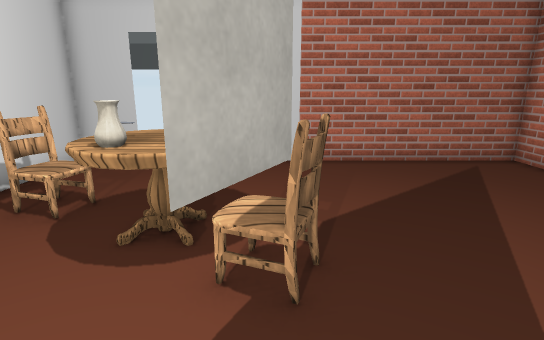
View 1 (above)

13 first-person views from a walk through a 3-D level made in the Unity game engine. The camera is 1.3 m above the floor, tilts 14° down and sees 80° across. The floor is counted in squares, 0.5 m on a side. Each view is taken from the middle of a square. On the plan, view 1 faces up. The plan holds only what a view shows up to about 20 squares ahead; the rest is blank. The place goes on beyond the plan. The player character is not drawn. Some surface patterns are stand-ins.

View 2
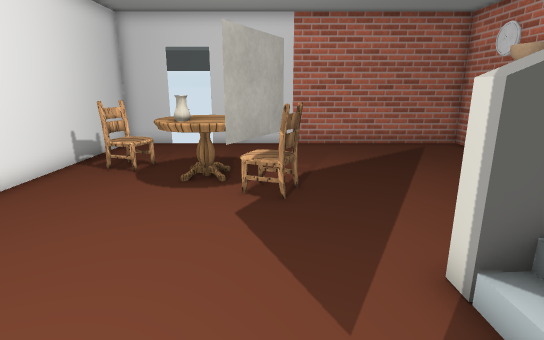

View 3
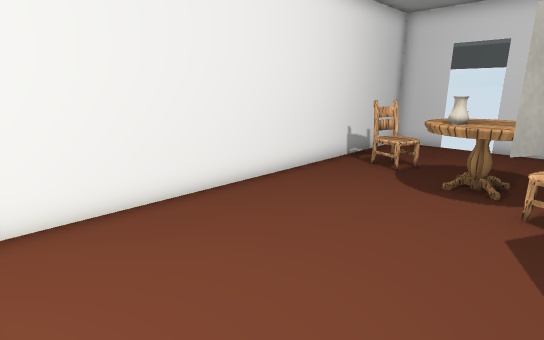

View 4
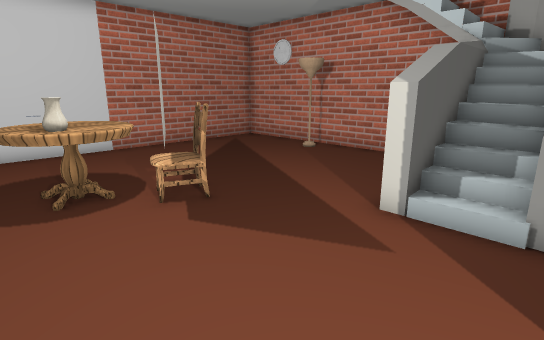

View 5
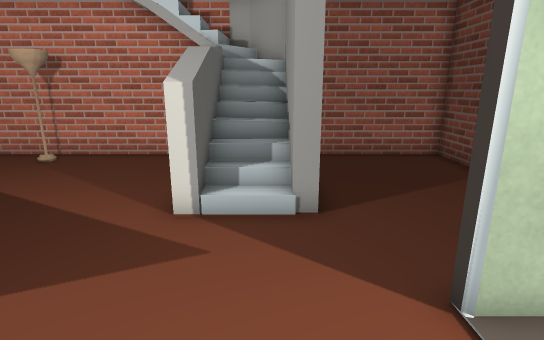

View 6
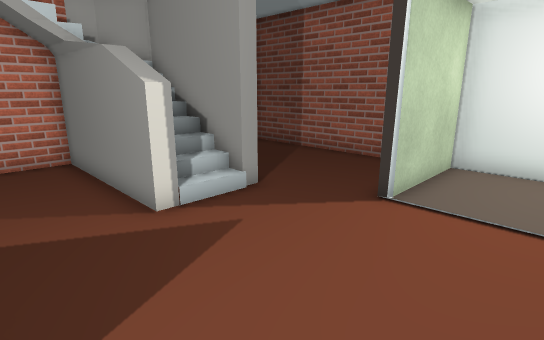

View 7
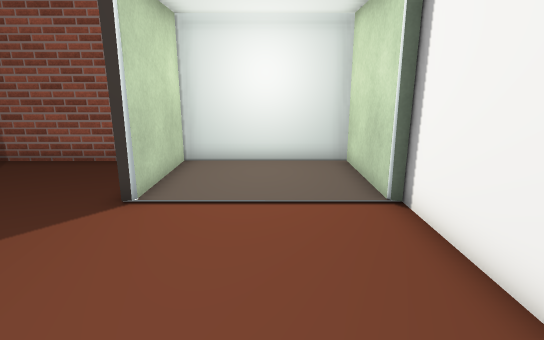

View 8
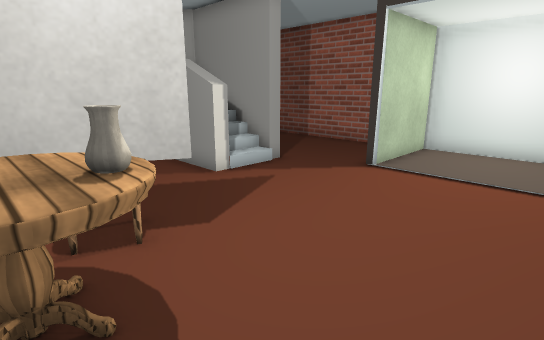

View 9
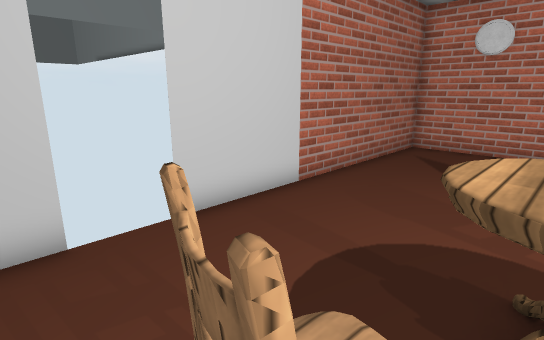

View 10
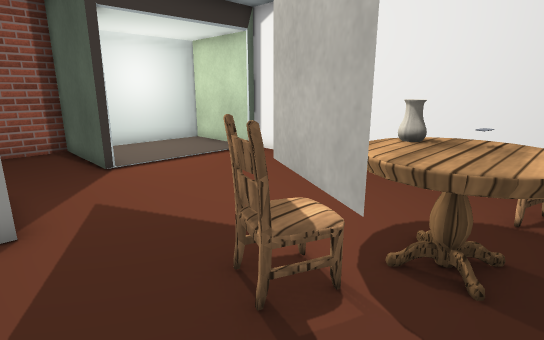

View 11
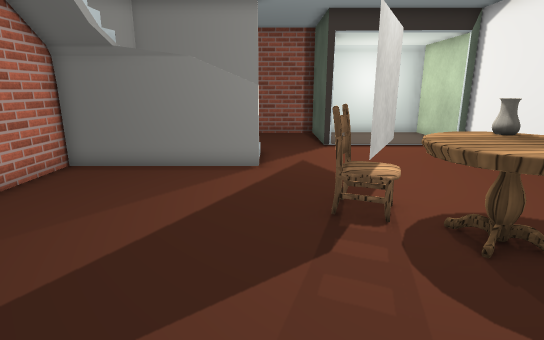

View 12
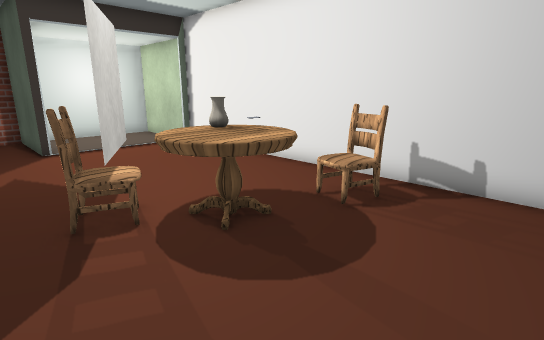

View 13
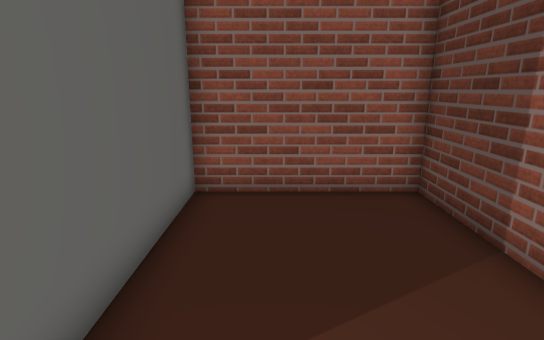

### Floor plan
Key: @ floor where view 1 was taken; # wall or solid block; x gap in a wall; . main floor; : floor 0.25 m higher than the main floor; = window, fence, low wall or low ledge; v drop or lower ground; C chair; T table; A vase; L lamp; O other object.
Columns run from 7 left of view 1 to 9 right of it. Each row starts with its distance up from view 1.
 12 v#xvv###########v
 11 #...............#
 10 #...............#
  9 #...............#
  8 #...............#
  7 v.C.TTT........Lv
  6 #...OTT........Lv
  5 #...AATO........#
  4 #....T.CC.......#
  3 #...............#
  2 #...............#
  1 #...............#
  0 #......@..#######
 -1 #.........:==##
 -2 #.........#####
 -3 #.........#######
 -4 #...............#
 -5 #.....##........#
 -6 #.....##........#
 -7 #.....##........#
 -8 #.....##........#
 -9 v#####vv########v

Positions as (right, up) in squares from view 1, and headings:
1: (0, 0), facing up
2: (0, -4), facing up
3: (0, -4), facing up-left
4: (-4, -3), facing up-right
5: (-4, -2), facing right
6: (-4, 3), facing down-right
7: (-4, 3), facing down
8: (-6, 6), facing down-right
9: (-6, 6), facing up-right
10: (3, 7), facing down-left
11: (2, 11), facing down
12: (2, 11), facing down-left
13: (1, -5), facing right
